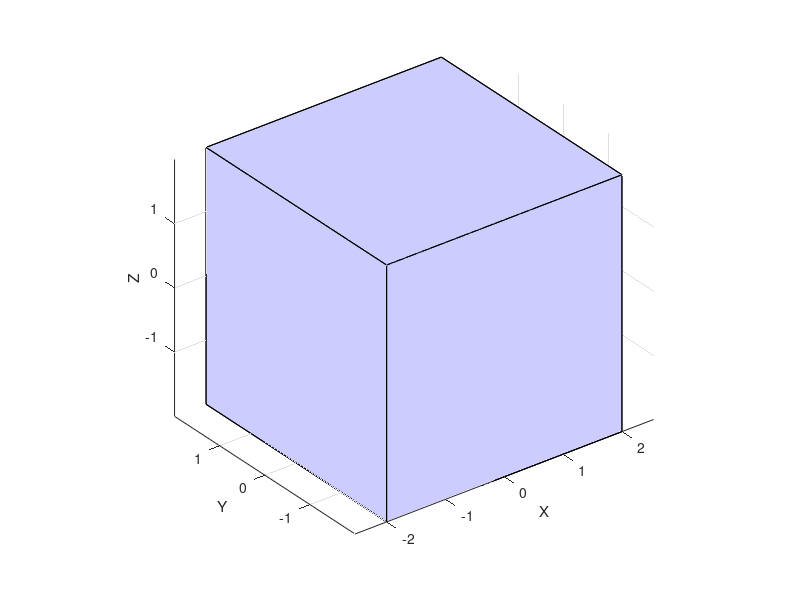

Source code (MATLAB):
L = 4;
h = L/2;
vertices = [
    +h, +h, +h;  %a
    -h, +h, +h; %b
    -h, -h, +h; %c
    +h, -h, +h; %d
    +h, +h, -h; %e
    -h, +h, -h; %f
    -h, -h, -h; %g
    +h, -h, -h; %h
    ];
faces = [
    1 2 3 4;  % cara frontal (+z)  a-b-c-d
    5 6 7 8;  % cara trasera  (-z)  e-f-g-h
    1 5 8 4;  % cara derecha (+x)  a-e-h-d
    2 6 7 3;  % cara izquierda (-x) b-f-g-c
    1 2 6 5;  % cara superior (+y) a-b-f-e
    4 3 7 8;  % cara inferior (-y) d-c-g-h
    ];
figure
patch('Vertices', vertices, 'Faces', faces, ...
    'FaceColor', [0.8 0.8 1], 'EdgeColor', 'k', 'FaceAlpha', 1)
axis equal
view(3)
xlabel('X'), ylabel('Y'), zlabel('Z')
grid on
